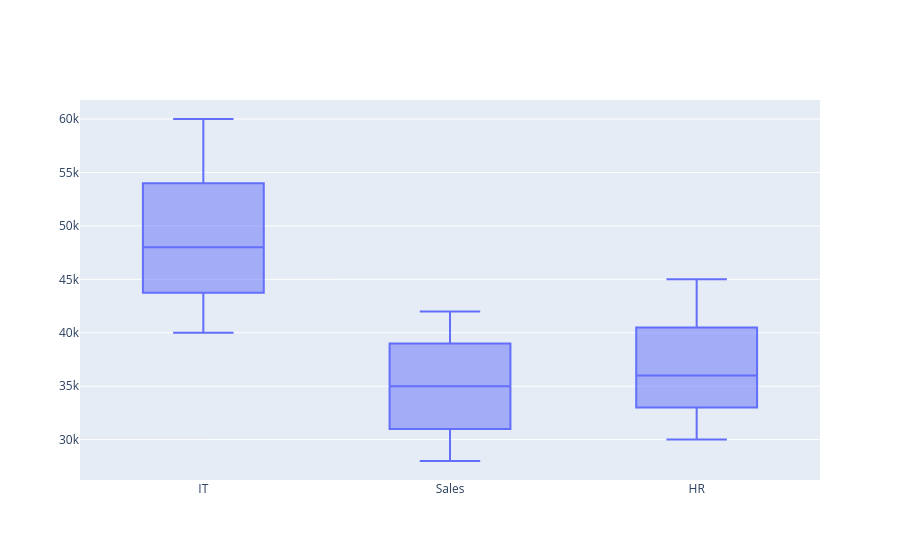

Notebook code cell kept with this figure:
### Code cell
df5 = pd.DataFrame({
    "Department": [
        "IT", "IT", "IT", "IT", "IT",
        "Sales", "Sales", "Sales", "Sales", "Sales",
        "HR", "HR", "HR", "HR", "HR"
    ],
    "Salary": [
        40000, 45000, 48000, 52000, 60000,
        28000, 32000, 35000, 38000, 42000,
        30000, 34000, 36000, 39000, 45000
    ]
})

fig = go.Figure()

fig.add_trace(
    go.Box(
        x=df5["Department"],
        y=df5["Salary"],
        name="Salary"
    )
)

fig.show()

### Figure 1 — Plotly figure (JSON) as saved in the notebook; plotly's stock layout.template omitted (floating-point values rounded to 4 significant figures)
{"data": [{"name": "Salary", "type": "box", "x": ["IT", "IT", "IT", "IT", "IT", "Sales", "Sales", "Sales", "Sales", "Sales", "HR", "HR", "HR", "HR", "HR"], "y": [40000, 45000, 48000, 52000, 60000, 28000, 32000, 35000, 38000, 42000, 30000, 34000, 36000, 39000, 45000]}], "layout": {}}
